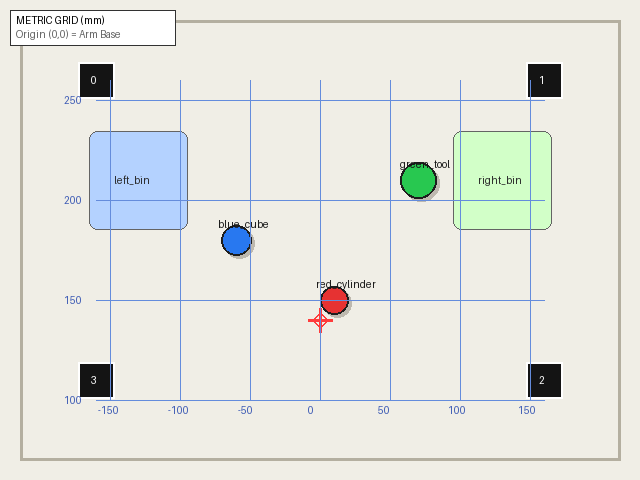
#> input picture sample_calibrated_view.png, 640 x 480 px
$ python -i frame_enhance.py   (imports and definitions only)
#> lines starting #> are read from the running program, lines starting #| are printed output that depends on the picture; after the words box and inside, x2 and y2 are one past the last pixel; in counts of white or black regions, pixels touching at a corner belong together
"""Make camera frames easier to read for food detection, and measure how well they are exposed.

The Station stores each camera frame as a small JPEG. On the white table the table camera
is often overexposed: the table is pure white and a pale green grape barely stands out.
`enhance_jpeg` fixes what software can fix, in this order:

  0. Light denoise: removes sensor grain, which CLAHE would otherwise amplify.
  1. White balance against the table (bright, grey-ish pixels taken as white; gray-world
     if there are too few). Gains are capped, so colourful scenes are not pushed off.
  2. Auto gamma: darkens a too-bright frame (or brightens a too-dark one) so the
     mid-tones, where the food is, get more contrast.
  3. CLAHE on the lightness channel: local contrast, so grape edges and bowl rims show
     without blowing out the rest.
  4. Optional light sharpening, for frames the Station has scaled down.

Pixels that are already pure white carry no information, and no software brings them back.
`exposure_stats` reports how many there are. If it is a lot, lower the camera's exposure
(`./cli.sh cameras --tune`) instead.

Only the pictures Claude and the console see are enhanced. The ACT demo recorder stores the
raw frames on purpose (src/demo_recorder.py reads the queues directly).

Settings live in config/elrobot.json -> camera_enhance (defaults in src/elrobot_config.py).
A per-camera block under "cameras" overrides the shared values, e.g.
  "camera_enhance": {"enabled": true, "cameras": {"face": {"enabled": false}}}
"""

from __future__ import annotations

import math
from typing import Any, Dict, Optional, Tuple

# Luminance at or above this counts as blown out; at or below DARK as crushed black.
CLIPPED_LEVEL = 250
DARK_LEVEL = 5
# Above this share of blown-out pixels, the camera exposure itself should be lowered.
OVEREXPOSED_SHARE = 0.10
UNDEREXPOSED_SHARE = 0.25
# Target mean luminance (0-255) for auto gamma, and the band left alone around it.
TARGET_MEAN = 115.0
MEAN_DEADBAND = 20.0

DEFAULT_OPTIONS: Dict[str, Any] = {
    "enabled": True,
    "white_balance": True,
    "gamma": "auto",          # "auto", a number (>1 darkens, <1 brightens), or null for none
    "denoise": 4,             # edge-keeping smoothing strength; 0 turns it off (sensor grain)
    "clahe_clip": 1.8,        # 0 turns CLAHE off
    "clahe_grid": 8,
    "sharpen": 0.2,           # unsharp-mask amount; 0 turns it off
    "jpeg_quality": 92,
}


# [8 lines left out: function options_for, not called in this run]


def _luma(bgr):
    import cv2  # noqa: WPS433

    return cv2.cvtColor(bgr, cv2.COLOR_BGR2GRAY)


# [16 lines left out: function exposure_stats, not called in this run]


def auto_gamma(mean: float) -> float:
    """Gamma that moves the mean luminance toward TARGET_MEAN, kept within [0.6, 2.2]."""
    if abs(mean - TARGET_MEAN) <= MEAN_DEADBAND or mean <= 1 or mean >= 254:
        return 1.0
    g = math.log(TARGET_MEAN / 255.0) / math.log(mean / 255.0)
    return max(0.6, min(2.2, g))


def _white_balance(bgr):
    """White-patch balance on the table: bright, low-saturation, not blown-out pixels are taken
    as white. Falls back to gray-world when there are too few. Gains stay within +-20 %."""
    import cv2  # noqa: WPS433
    import numpy as np  # noqa: WPS433

    img = bgr.astype(np.float32)
    y = _luma(bgr)
    sat = cv2.cvtColor(bgr, cv2.COLOR_BGR2HSV)[..., 1]
    keep = (y >= 170) & (y < CLIPPED_LEVEL) & (sat < 50)
    if np.count_nonzero(keep) < 0.02 * y.size:
        keep = y < CLIPPED_LEVEL  # gray-world on everything that is not blown out
        if np.count_nonzero(keep) < 100:
            return bgr
    means = img[keep].mean(axis=0)
    gray = float(means.mean())
    gains = np.clip(gray / np.maximum(means, 1.0), 0.83, 1.2)
    return np.clip(img * gains, 0, 255).astype(np.uint8)


def _denoise(bgr, strength: float):
    import cv2  # noqa: WPS433

    # Bilateral filter: smooths grain but keeps edges (grape rims), and costs ~1 ms per frame,
    # where non-local means cost ~90 ms at 299x224.
    return cv2.bilateralFilter(bgr, 5, 8.0 * float(strength), 3.0)


def _gamma(bgr, gamma: float):
    import cv2  # noqa: WPS433
    import numpy as np  # noqa: WPS433

    if abs(gamma - 1.0) < 0.02:
        return bgr
    lut = np.clip(((np.arange(256) / 255.0) ** gamma) * 255.0, 0, 255).astype(np.uint8)
    return cv2.LUT(bgr, lut)


def _clahe(bgr, clip: float, grid: int):
    import cv2  # noqa: WPS433

    lab = cv2.cvtColor(bgr, cv2.COLOR_BGR2LAB)
    l, a, b = cv2.split(lab)
    l = cv2.createCLAHE(clipLimit=float(clip), tileGridSize=(int(grid), int(grid))).apply(l)
    return cv2.cvtColor(cv2.merge((l, a, b)), cv2.COLOR_LAB2BGR)


def _sharpen(bgr, amount: float):
    import cv2  # noqa: WPS433

    blur = cv2.GaussianBlur(bgr, (0, 0), 1.2)
    return cv2.addWeighted(bgr, 1.0 + amount, blur, -amount, 0)


def enhance_bgr(bgr, opts: Optional[Dict[str, Any]] = None):
    """Return an enhanced copy of a BGR image (uint8). See the module docstring for the steps."""
    o = dict(DEFAULT_OPTIONS)
    o.update(opts or {})
    out = bgr
    if float(o.get("denoise") or 0) > 0:
        out = _denoise(out, float(o["denoise"]))
    if o.get("white_balance"):
        out = _white_balance(out)
    gamma = o.get("gamma")
    if gamma == "auto":
        gamma = auto_gamma(float(_luma(out).mean()))
    if gamma:
        out = _gamma(out, float(gamma))
    if float(o.get("clahe_clip") or 0) > 0:
        out = _clahe(out, float(o["clahe_clip"]), int(o.get("clahe_grid") or 8))
    if float(o.get("sharpen") or 0) > 0:
        out = _sharpen(out, float(o["sharpen"]))
    return out


# [44 lines left out: functions decode_jpeg, enhance_jpeg, exposure_hint, not called in this run]

>>> import cv2
>>> picture = cv2.imread('../sample_calibrated_view.png')
#> picture is the input picture: shape (480, 640, 3); mean B, G, R 223.7, 230.1, 228.9
>>> result = enhance_bgr(picture)
#> in _white_balance, `sat = cv2.cvtColor(bgr, cv2.COLOR_BGR2HSV)[..., 1]`:
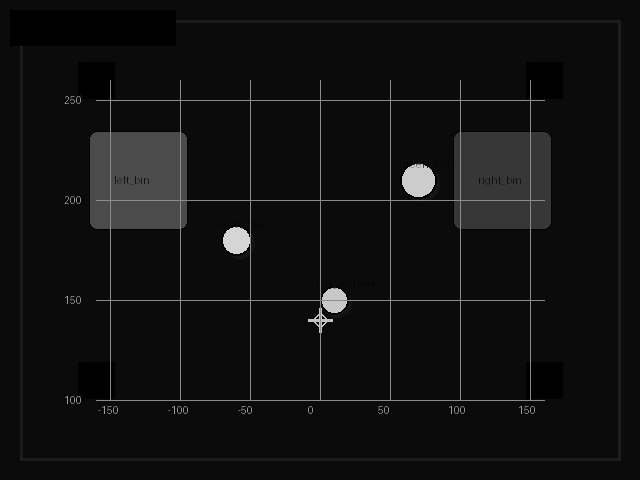
#> sat: shape (480, 640); min 0, max 213, mean 17.2
#> in _white_balance, `keep = (y >= 170) & (y < CLIPPED_LEVEL) & (sat < 50)`:
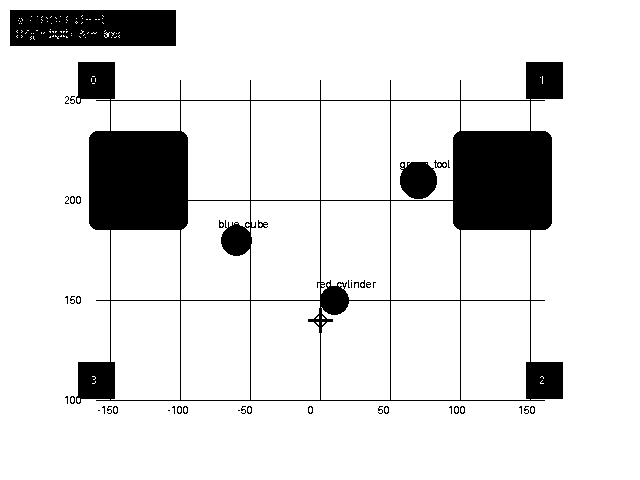
#> keep: shape (480, 640) bool; 87.8% white; 44 black regions (24 under 20 px), largest, box (x1, y1, x2, y2) and area: (76, 62, 563, 404) 29889, (10, 10, 176, 46) 5791, (400, 162, 437, 199) 1116
#> in _white_balance, `means = img[keep].mean(axis=0)`: means = [229.3, 237.5, 238.6]
#> in _white_balance, `gray = float(means.mean())`: gray = 235.1
#> in _white_balance, `gains = np.clip(gray / np.maximum(means, 1.0), 0.83, 1.2)`: gains = [1.03, 0.99, 0.985]
#> in auto_gamma, `g = math.log(TARGET_MEAN / 255.0) / math.log(mean / 255.0)`: g = 6.71
#> in enhance_bgr, `gamma = auto_gamma(float(_luma(out).mean()))`: gamma = 2.2
#> in _gamma, `lut = np.clip(((np.arange(256) / 255.0) ** gamma) * 255.0, 0, 255).ast..`: lut = 256 values from 0 to 255
#> in _gamma, `return cv2.LUT(bgr, lut)`:
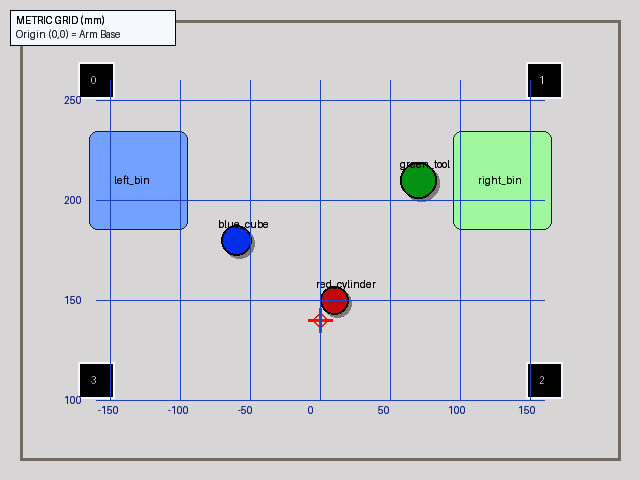
#> returned value: shape (480, 640, 3); mean of channels 0, 1, 2 205.2, 203.3, 200.6; drawn as B, G, R
#> in _clahe, `lab = cv2.cvtColor(bgr, cv2.COLOR_BGR2LAB)`: lab: shape (480, 640, 3); mean of channels 0, 1, 2 208.1, 128.5, 126.6
#> in _clahe, `l, a, b = cv2.split(lab)`:
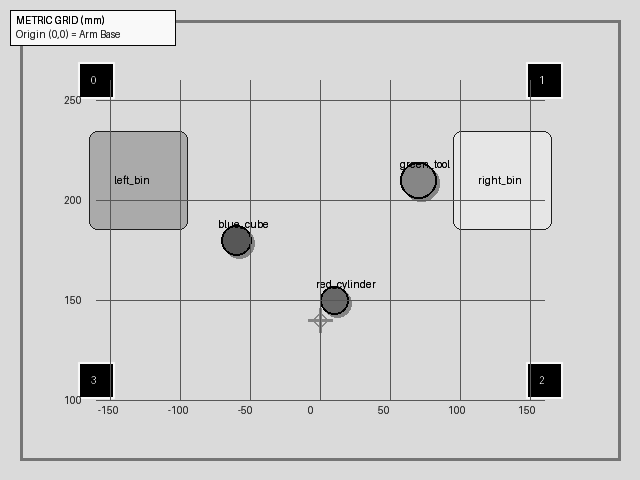
#> l: shape (480, 640); min 0, max 249, mean 208.1
#> in _clahe, `l, a, b = cv2.split(lab)`:
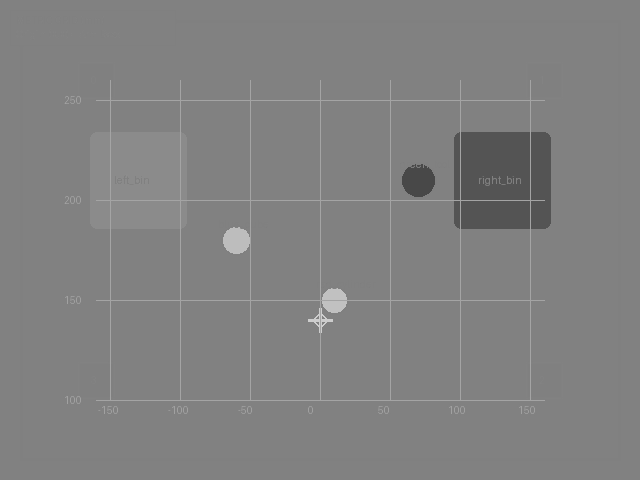
#> a: shape (480, 640); min 72, max 205, mean 128.5
#> in _clahe, `l, a, b = cv2.split(lab)`:
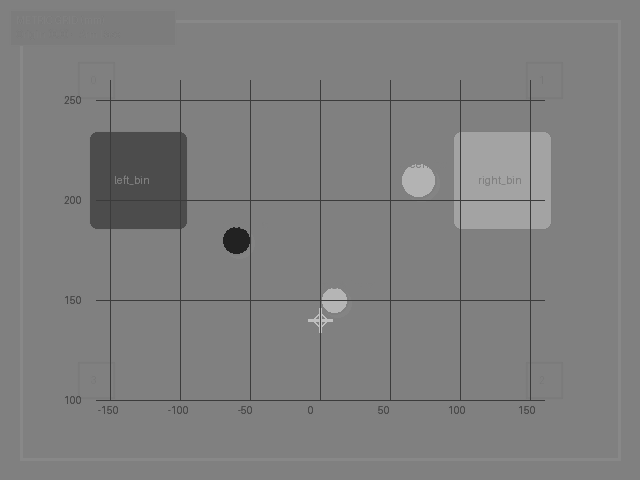
#> b: shape (480, 640); min 34, max 191, mean 126.6
#> in _sharpen, `blur = cv2.GaussianBlur(bgr, (0, 0), 1.2)`:
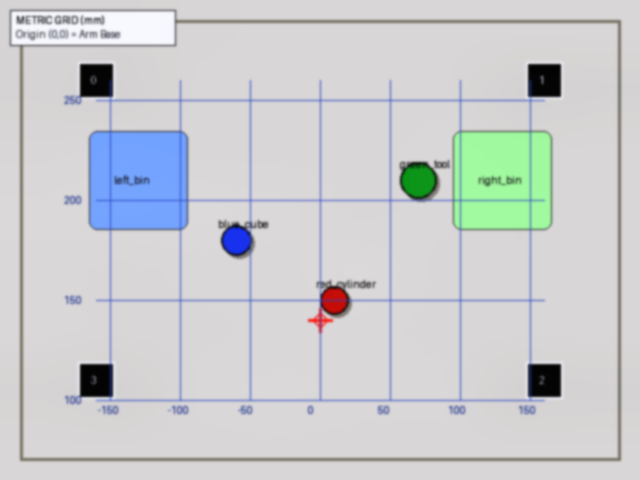
#> blur: shape (480, 640, 3); mean B, G, R 206.8, 204.3, 202.4
